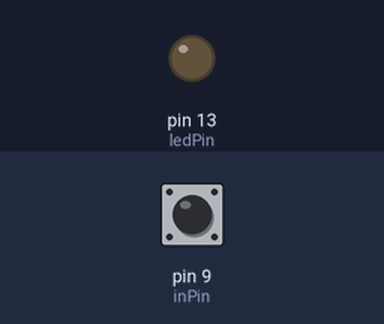
Simulated run of this sketch. Board: Arduino Uno, built with avr-gcc and run on an emulated ATmega328P. On the bench: output pins drawn as LEDs (lit = HIGH). Dashed ring = blinking. The test bench sets the inputs (shaded band); at power-on: pin 9 (inPin) HIGH. What the sketch prints to the serial monitor is not drawn.

Above: at 1.2 s.
1.3 s: pin 9 (inPin) pulled LOW for 3.2 s
At 2.31 s:
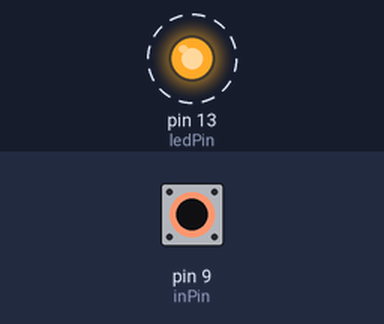
6.0 s: pin 9 (inPin) pulled LOW for 0.15 s
Timing chart, 0 to 9.0 s (numbered marks = the images above; inputs shaded):
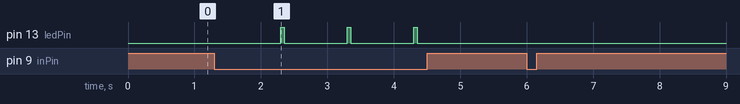

Measured:
- after the input at 1.3 s, pin 13 (ledPin): alternates HIGH for 0.05 s and LOW for 0.95 s, starting after 1.0 s
- after the input at 6.0 s, every drawn part: stays the same

The sketch:

LongButPressGood.ino
```cpp
int inPin = 9;  // the number of the input pin (for me a push button)
int ledPin = 13;

int current; //Current state of the button (LOW is pressed b/c i'm using the pullup resistors
int count;   // How long the button was held (secs)
byte previous = HIGH;
unsigned long firstTime = 0;   // how long since the button was first pressed
unsigned long shortpressTime = 0;


void setup(){
  Serial.begin(9600);    // Use serial for debugging
  pinMode(ledPin, OUTPUT);
  pinMode(inPin, INPUT_PULLUP); //turn on 20k pullup resistors to simplify switch input
}

void loop()
{
  current = digitalRead(inPin);
  if (current == LOW && previous == HIGH && millis()- firstTime > 200){
    firstTime = millis();    // if the buttons becomes press remember the time
  }

  if (current == LOW && ((millis() - firstTime) % 1000) < 20 && millis() - firstTime > 500){
    ledblink(1, 50, ledPin); // Each second the button is held blink the indicator led and
    count++;                // and 1 to the counter
  }
  if (current == HIGH && previous == LOW && count >=2 ){
    Serial.println("Long");
  }

  if (current == HIGH && previous == LOW && count >=0 && count < 2 && millis() - shortpressTime > 50){
    Serial.println("Short"); //This is where you would put you differnt functions
    shortpressTime = millis();
  }                                // with diffent time parameters

  if (current == HIGH){ // reset the counter if the button is not pressed
    count = 0;
  }

  previous = current;
}

void ledblink(int times, int lengthms, int pinnum){
  for (int x=0; x<times;x++){
    digitalWrite(pinnum, HIGH);
    delay (lengthms);
    digitalWrite(pinnum, LOW);
    delay(lengthms);
  }
}
```
